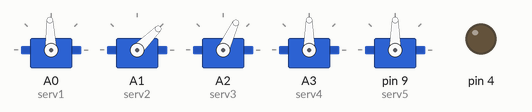
Bench run of a sketch on a simulated Arduino Uno, built with avr-gcc and run on an emulated ATmega328P. On the bench: 5 × servo, output pins drawn as LEDs (lit = HIGH).

Above: at 0.35 s.
At 1.5 s:
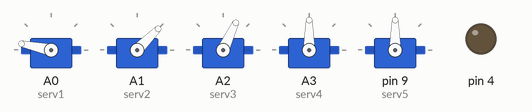
At 2.65 s:
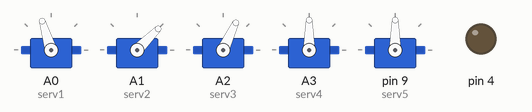
At 5.7 s:
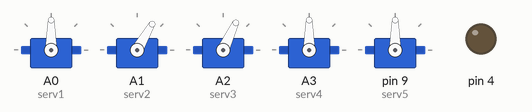
At 8.3 s:
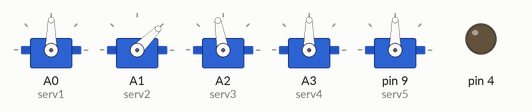
At 10.95 s:
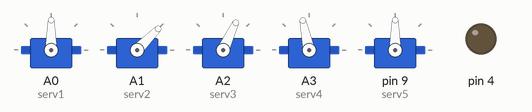
Timing chart, 0 to 15.8 s (numbered marks = the images above):
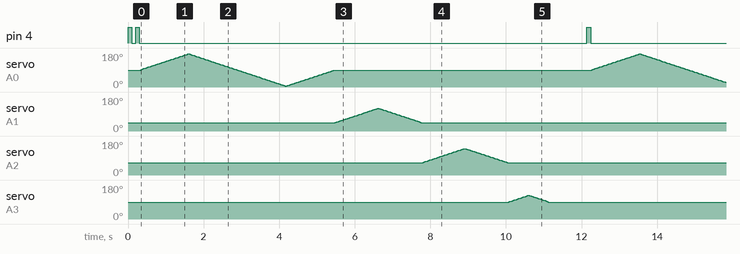

The sketch:

Sweep4.ino
```cpp
#include <Servo.h>

#define MIN1 5  // left and right
#define MAX1 175
#define MIN2 45 // up and down
#define MAX2 120
#define MIN3 65 // forward and back
#define MAX3 140
#define MIN4 90 // open and close
#define MAX4 125

Servo serv1;  // left and right  45 to 135
Servo serv2;  // up and down     80 to 100
Servo serv3;  // forward and back 80 to 100
Servo serv4;  // open and close  80 to 100
Servo serv5;
// twelve servo objects can be created on most boards

int pos1 = 90;    // variable to store the servo position
int pos2 = 90;
int pos3 = 90;
int pos4 = 90;

void setup() {
  pinMode(4, OUTPUT);
  serv1.attach(A0);  // attaches the servo on pin 9 to the servo object
  serv2.attach(A1);
  serv3.attach(A2);
  serv4.attach(A3);
  serv5.attach(9);
  serv1.write(90);
  serv2.write(MIN2);
  serv3.write(MIN3);
  serv4.write(MIN4);
  serv5.write(90);
  digitalWrite(4, HIGH);
  delay(100);
  digitalWrite(4, LOW);
  delay(100);
  digitalWrite(4, HIGH);
  delay(100);
  digitalWrite(4, LOW);
}

void loop() {
  for (pos1 = 90; pos1 <= MAX1; pos1 += 1) { // goes from 0 degrees to 180 degrees
    serv1.write(pos1);
    delay(15);
  }
  for (pos1 = MAX1; pos1 >= MIN1; pos1 -= 1) {
    serv1.write(pos1);
    delay(15);
  }
  for (pos1 = MIN1; pos1 <= 90; pos1 += 1) { // back to center
    // in steps of 1 degree
    serv1.write(pos1);
    delay(15);
  }
  for (pos2 = MIN2; pos2 <= MAX2; pos2 += 1) { // up and down
    serv2.write(pos2);
    delay(15);
  }
  for (pos2 = MAX2; pos2 >= MIN2; pos2 -= 1) {
    serv2.write(pos2);
    delay(15);
  }
  for (pos3 = MIN3; pos3 <= MAX3; pos3 += 1) { // forward and back
    serv3.write(pos3);
    delay(15);
  }
  for (pos3 = MAX3; pos3 >= MIN3; pos3 -= 1) {
    serv3.write(pos3);
    delay(15);
  }
  for (pos4 = MIN4; pos4 <= MAX4; pos4 += 1) { // open and close
    serv4.write(pos4);
    delay(15);
  }
  for (pos4 = MAX4; pos4 >= MIN4; pos4 -= 1) {
    serv4.write(pos4);
    delay(15);
  }
  delay(1000);
  digitalWrite(4, HIGH);
  delay(100);
  digitalWrite(4, LOW);
}
```

Measured:
- by itself, pin 4: repeats every 11.9 s: HIGH 0.10 s, LOW 11.8 s
